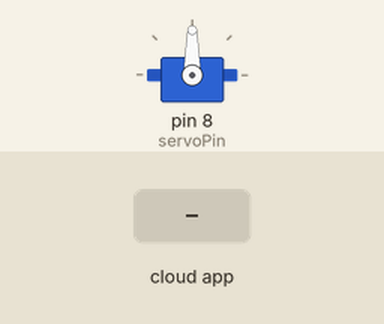
A sketch run on a simulated Arduino Uno, built with avr-gcc and run on an emulated ATmega328P. Parts: servo. The test bench sets the inputs (shaded band). The ROS host is connected and sends only what is stated.

Above: at 1.2 s.
1.3 s: the phone or cloud app sets turn_servo to 0
At 1.9 s:
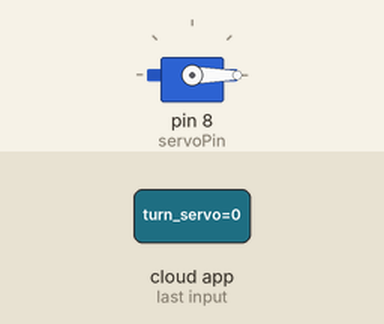
2.8 s: the phone or cloud app sets turn_servo to 45
At 3.4 s:
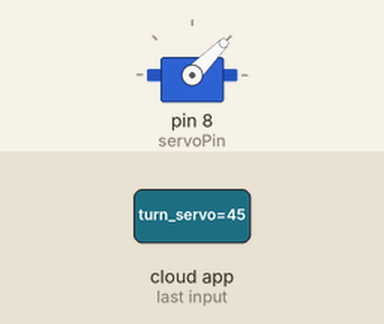
4.3 s: the phone or cloud app sets turn_servo to 180
At 5.3 s:
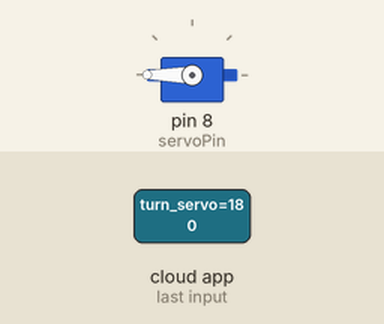
5.8 s: the phone or cloud app sets turn_servo to 90
At 6.8 s:
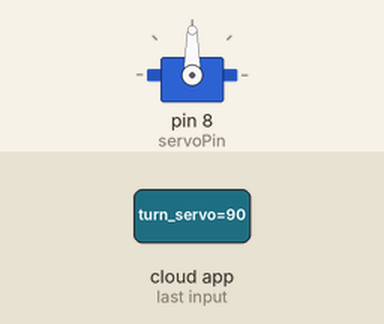
Timing chart, 0 to 8.3 s (numbered marks = the images above; inputs shaded):
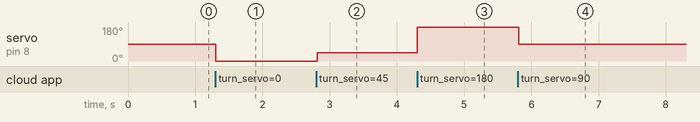

Measured:
- after the input at 1.3 s, servo on pin 8 (servoPin): 90° → 0° at once
- after the input at 2.8 s, servo on pin 8 (servoPin): 0° → 45° at once
- after the input at 4.3 s, servo on pin 8 (servoPin): 45° → 180° at once
- after the input at 5.8 s, servo on pin 8 (servoPin): 180° → 90° at once

The sketch:

micro_server.ino
```cpp
/*
  arduino_microserver

  Subscribes to "turn_servo" topic and turns the connected servo to an angle 0-180.
  Used to test and model ROS subcriber functionality. (O-Drive substitute)

  The circuit:
  - Single 9g microservo SG90 connected to the arduino

  Notes:
  -

  created 2021
  by Sohaib Khadri
  modified 16 Oct 2021
  by Sohaib Khadri

*/

#include <Servo.h>
#include <ros.h>
#include <std_msgs/Int16.h>

ros::NodeHandle  nh;

Servo servo;
const int servoPin = 8;

void turnServo( const std_msgs::Int16 &servo_msg){
    servo.write(servo_msg.data); //set servo angle, should be from 0-180
}

ros::Subscriber<std_msgs::Int16> servoSub("turn_servo", &turnServo);

void setup() {
  servo.attach(servoPin);
  nh.initNode();
  nh.subscribe(servoSub);
}

void loop() {
  nh.spinOnce();
  delay(20);
}
```
